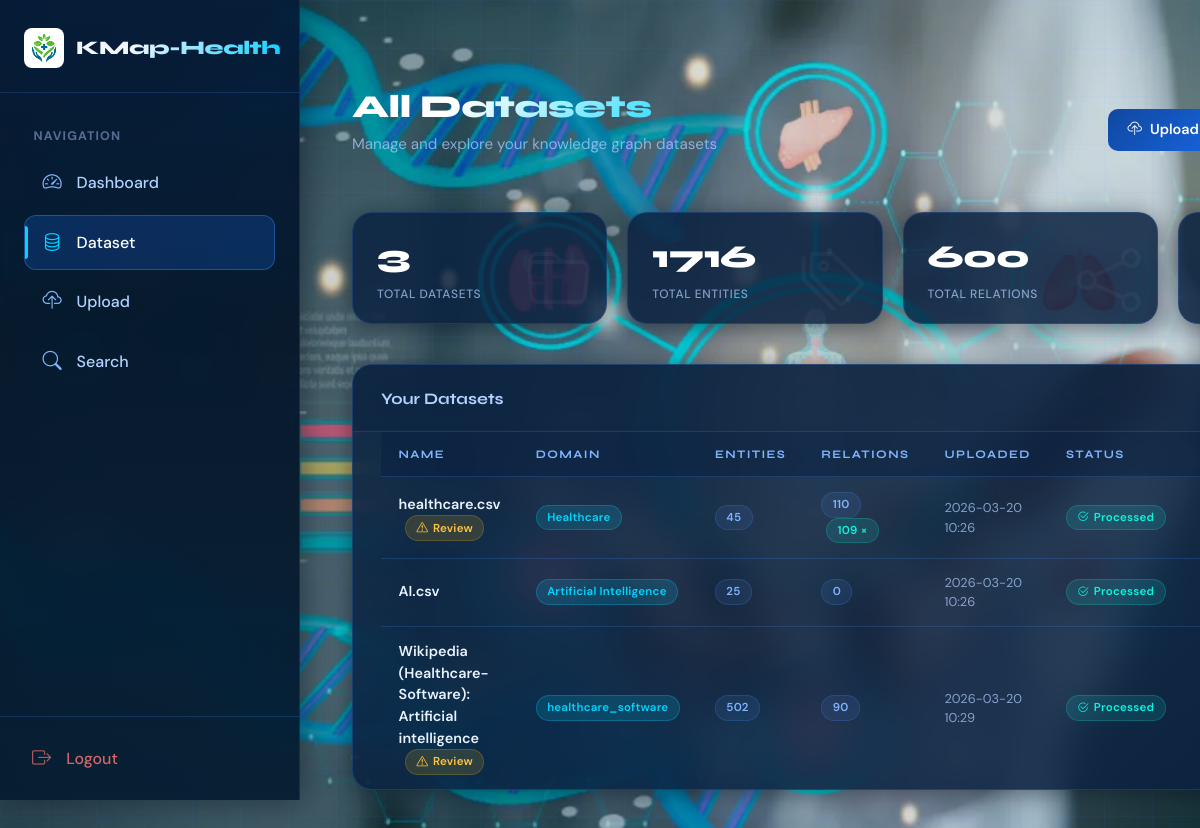
The page /datasets (signed in) on the database its author committed.
### app.py (models this page shows, shortened)
class Dataset(db.Model):
    __tablename__ = 'datasets'
    id = db.Column(db.Integer, primary_key=True)
    name = db.Column(db.String(200), nullable=False)
    domain = db.Column(db.String(50), nullable=False)
    filename = db.Column(db.String(200), nullable=False)
    user_id = db.Column(db.Integer, db.ForeignKey('users.id'), nullable=False)
    uploaded_at = db.Column(db.DateTime, default=datetime.utcnow)
    processed = db.Column(db.Boolean, default=False)
    source_type = db.Column(db.String(50), default='upload')  # 'upload', 'wikipedia', 'arxiv'
    source_url = db.Column(db.String(500), nullable=True)  # Original source URL
    entities = db.relationship('Entity', backref='dataset', lazy=True, cascade='all, delete-orphan')
    relations = db.relationship('Relation', backref='dataset', lazy=True, cascade='all, delete-orphan')

### app.py (the view)
@app.route('/datasets')
@login_required
def datasets():
    datasets = Dataset.query.filter_by(user_id=current_user.id).all()
    total_entities = db.session.query(db.func.sum(db.func.length(Dataset.entities))).filter(
        Dataset.user_id == current_user.id
    ).scalar() or 0
    total_relations = db.session.query(db.func.sum(db.func.length(Dataset.relations))).filter(
        Dataset.user_id == current_user.id
    ).scalar() or 0
    cross_domain_datasets = Dataset.query.filter(
        Dataset.user_id == current_user.id,
        Dataset.relations.any(Relation.relation_type.in_(['same_as', 'related_to']))
    ).count()
    stats = {
        'total_entities': total_entities,
        'total_relations': total_relations,
        'cross_domain_datasets': cross_domain_datasets
    }
    return render_template('datasets.html', datasets=datasets, stats=stats)

### app.py (called while the page is built)
@login_manager.user_loader
def load_user(user_id):
    return User.query.get(int(user_id))

### templates/datasets.html (shortened to what this page needs)
{% extends "base.html" %}
{% block content %}
<div class="datasets-wrapper">
  <div class="page-header">
    <div>
      <h2>All Datasets</h2>
      <p>Manage and explore your knowledge graph datasets</p>
    </div>
    <div class="header-actions">
      <a href="{{ url_for('upload') }}" class="btn-primary">
        <i class="bi bi-cloud-upload"></i> Upload Dataset
      </a>
    </div>
  </div>
  <div class="stats-grid">
    <div class="stat-card">
      <i class="bi bi-folder stat-bg-icon"></i>
      <div class="stat-value">{{ datasets|length }}</div>
      <div class="stat-label">Total Datasets</div>
    </div>
    <div class="stat-card">
      <i class="bi bi-tags stat-bg-icon"></i>
      <div class="stat-value">{{ stats.total_entities|default(0) }}</div>
      <div class="stat-label">Total Entities</div>
    </div>
    <div class="stat-card">
      <i class="bi bi-share stat-bg-icon"></i>
      <div class="stat-value">{{ stats.total_relations|default(0) }}</div>
      <div class="stat-label">Total Relations</div>
    </div>
    <div class="stat-card">
    </div>
  </div>
  <div class="glass-card">
    <div class="card-head">
      <h5>Your Datasets</h5>
    </div>
    <div class="card-body-inner" style="padding-top:0; padding-bottom:0;">
      {% if datasets %}
      <div class="table-wrapper">
        <table>
          <thead>
            <tr>
              <th>Name</th>
              <th>Domain</th>
              <th>Entities</th>
              <th>Relations</th>
              <th>Uploaded</th>
              <th>Status</th>
              <th>Actions</th>
            </tr>
          </thead>
          <tbody>
            {% for dataset in datasets %}
            <tr>
              <td>
                <div class="dataset-name">
                  {{ dataset.name }}
                  {% if dataset.relations|selectattr('approved', 'equalto', false)|list|length > 0 %}
                  <span class="pill pill-amber" style="margin-left:.4rem;" title="Pending approval">
                    <i class="bi bi-exclamation-triangle"></i> Review
                  </span>
                  {% endif %}
                </div>
              </td>
              <td><span class="pill pill-cyan">{{ dataset.domain }}</span></td>
              <td><span class="pill pill-gray">{{ dataset.entities|length }}</span></td>
              <td>
                <span class="pill pill-gray">{{ dataset.relations|length }}</span>
                {% set cross = dataset.relations|selectattr('relation_type', 'equalto', 'same_as')|list|length %}
                {% if cross > 0 %}
                <span class="pill pill-teal" title="Cross-domain relations" style="margin-left:.3rem;">{{ cross }} ×</span>
                {% endif %}
              </td>
              <td style="font-size:.8rem; color:var(--text-secondary);">{{ dataset.uploaded_at.strftime('%Y-%m-%d %H:%M') }}</td>
              <td>
                {% if dataset.processed %}
                <span class="pill pill-teal"><i class="bi bi-check2-circle"></i> Processed</span>
                {% else %}
                <span class="processing-pulse"><div class="dot-pulse"></div> Processing</span>
                {% endif %}
              </td>
              <td>
              </td>
            </tr>
            {% endfor %}
          </tbody>
        </table>
      </div>
      {% endif %}
    </div>
  </div>
</div>
{% endblock %}

### static/css/style.css (style rules this page uses)
body { font-family: 'Segoe UI', Tahoma, Geneva, Verdana, sans-serif; background: linear-gradient(135deg, #f5f7fa 0%, #c3cfe2 100%); min-height: 100vh; margin: 0; padding: 0; }
.btn-primary { background: var(--gradient-primary); color: white; }

### templates/base.html (style rules this page uses)
:root { --blue-950: #020b1a; --blue-900: #051428; --blue-800: #0a2240; --blue-700: #0d3260; --blue-600: #1048a0; --blue-500: #1a6ef5; --blue-400: #4d93ff; --blue-300: #80b4ff; --blue-200: #b3d2ff; --blue-100: #ddeeff; --accent-cyan: #00d4ff; --accent-teal: #0af5e0; --surface-1: rgba(10, 34, 64, 0.85); --border-blue: rgba(77, 147, 255, 0.2); --text-primary: #e8f2ff; --text-secondary: rgba(179, 210, 255, 0.7); --shadow-card: 0 4px 24px rgba(2, 11, 26, 0.5); --sidebar-width: 300px; }
*, *::before, *::after { box-sizing: border-box; }
html, body { font-family: 'DM Sans', sans-serif; background: var(--blue-950); color: var(--text-primary); min-height: 100vh; overflow-x: hidden; margin: 0; padding: 0; }
body::before { content: ''; position: fixed; inset: 0; background: radial-gradient(ellipse 80% 55% at 8% 4%, rgba(26,110,245,.17) 0%, transparent 60%), radial-gradient(ellipse 55% 50% at 92% 88%, rgba(0,212,255,.12) 0%, transparent 60%), radial-gradient(ellipse 40% 40% at 50% 50%, rgba(10,245,224,.05) 0%, transparent 70%); pointer-events: none; z-index: 0; }
body::after { content: ''; position: fixed; inset: 0; background-image: linear-gradient(rgba(77,147,255,.035) 1px, transparent 1px), linear-gradient(90deg, rgba(77,147,255,.035) 1px, transparent 1px); background-size: 48px 48px; pointer-events: none; z-index: 0; }

### rows shown on the page
Dataset: name "healthcare.csv", shows "Review", domain "Healthcare", entities|length "45", relations|length "110", cross "109", uploaded_at "2026-03-20 10:26", processed True (drawn)
Dataset: name "AI.csv", domain "Artificial Intelligence", entities|length "25", relations|length "0", uploaded_at "2026-03-20 10:26", processed True (drawn)
Dataset: name "Wikipedia (Healthcare-Software): Artificial intelligence", shows "Review", domain "healthcare_software", entities|length "502", relations|length "90", uploaded_at "2026-03-20 10:29", processed True (drawn)

### other values the page prints
{{ datasets|length }} "3"
{{ stats.total_entities|default(0) }} "1716"
{{ stats.total_relations|default(0) }} "600"
